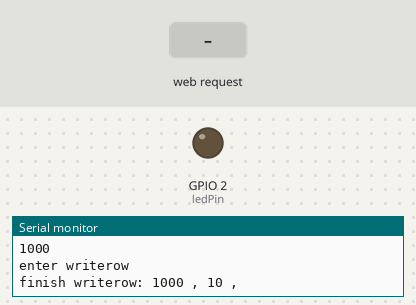
Bench run of a sketch on a simulated ESP8266 (NodeMCU). Parts: output pins drawn as LEDs (lit = HIGH), the last lines printed to the serial monitor. The inputs (shaded band) are chosen by the test bench. WiFi joins after 1.5 s; servers stay silent unless stated; storage starts empty.

Above: at 3.2 s.
3.3 s: HTTP request GET /on received
At 4.4 s:
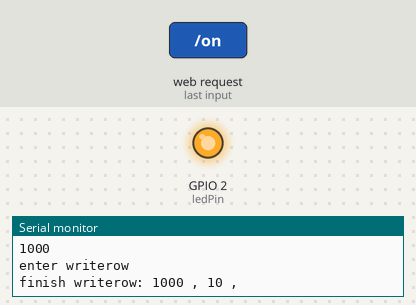
4.8 s: HTTP request GET /off received
At 5.5 s:
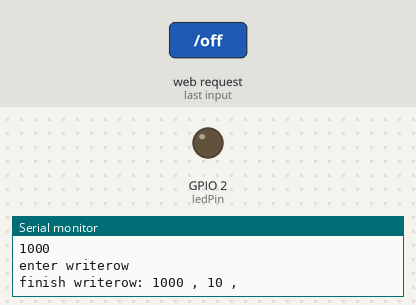
Timing chart, 0 to 7.8 s (numbered marks = the images above; inputs shaded):
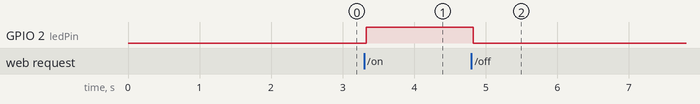

Measured:
- after the input at 3.3 s, GPIO 2 (ledPin): LOW → HIGH at once
- after the input at 4.8 s, GPIO 2 (ledPin): HIGH → LOW at once

The sketch:

ESP8266_SPIFFS.ino
```cpp
#include "App.hpp"


void setup(){
  app::setup();
}

void loop(){
  app::loopTask();
}
```

App.cpp
```cpp
#include "App.hpp"
#include "DataLogger.hpp"


const char* ssid = "Becker";
const char* password = "theovoador";


AsyncWebServer server(80);

const int ledPin = 2;
String ledState;
unsigned long previous_t;
bool shouldRecord = true;

String processor(const String& var){
  Serial.println(var);
  if(var == "STATE"){
    if(digitalRead(ledPin)){
      ledState = "ON";
    }
    else{
      ledState = "OFF";
    }
    Serial.print(ledState);
    return ledState;
  };
}

void app::setup(){
  Serial.begin(115200);
  pinMode(ledPin, OUTPUT);

    if(!SPIFFS.begin()){
        Serial.println("An Error has occurred while mounting SPIFFS");
        return;
    }

    WiFi.begin(ssid, password);
        while (WiFi.status() != WL_CONNECTED) {
            delay(1000);
            Serial.println("Connecting to WiFi..");
    }

    Serial.println(WiFi.localIP());

    app::setEndpoints();
    dataLogger::setup(2);

    server.begin();

}
void app::setEndpoints(){

    server.on("/", HTTP_GET, [](AsyncWebServerRequest *request){
        request->send(SPIFFS, "/index.html", String(), false, processor);
    });

    server.on("/style.css", HTTP_GET, [](AsyncWebServerRequest *request){
      request->send(SPIFFS, "/style.css", "text/css");
    });

    server.on("/on", HTTP_GET, [](AsyncWebServerRequest *request){
        digitalWrite(ledPin, HIGH);
        request->send(SPIFFS, "/index.html", String(), false, processor);
    });

    server.on("/off", HTTP_GET, [](AsyncWebServerRequest *request){
        digitalWrite(ledPin, LOW);
        request->send(SPIFFS, "/index.html", String(), false, processor);
    });

    server.on("/table", HTTP_GET, [](AsyncWebServerRequest *request){
      dataLogger::puseFile();
      shouldRecord = false;
      /* ResponseStrean */
      // AsyncResponseStream* response = request->beginResponseStream("text/csv");
      // File file = SPIFFS.open(dataLogger::DF_FILENAME, "r");
      // response->addHeader("Server","ESP Async Web Server");
      // response->println(file.readString().c_str());
      // request->send(response);
      // file.close();
      /* ChunkedStrean */
      File file = SPIFFS.open(dataLogger::DF_FILENAME, "r");
      AsyncWebServerResponse* response = request->beginChunkedResponse(
        "text/csv",
        [&](uint8_t *buffer, size_t maxLen, size_t index) -> size_t {
        return file.read(buffer, maxLen);
      });
      request->send(response);
      file.close();
      /* DefaultFromFS */

      // request->send(SPIFFS, dataLogger::DF_FILENAME , "text/csv", true);
      dataLogger::restartFile();
      shouldRecord = true;
    });
}

void app::loopTask(){
  auto current_t = millis();
  if(shouldRecord && (current_t-previous_t>=2000) )
  {
    dataLogger::samplingTask();
    previous_t = current_t;

  }
}
```

App.hpp
```cpp
#ifndef DATALOGGER_APP
#define DATALOGGER_APP


#include "Arduino.h"
#include <ESP8266WiFi.h>
#include <ESPAsyncTCP.h>
#include <ESPAsyncWebServer.h>
#include <FS.h>
#include <Wire.h>
#include <Adafruit_Sensor.h>
#include <Adafruit_BME280.h>


namespace app
{
    void setup();

    void setEndpoints();

    void loopTask();
}


#endif
```

DataLogger.cpp
```cpp
#include "DataLogger.hpp"
#include <sstream>


int pin;
File df;
char* label;

void dataLogger::setup(int pin = 2){
    pin = pin;
    df = SPIFFS.open(dataLogger::DF_FILENAME, "w+");
    label = "";
}

void dataLogger::writeRow(int v, unsigned long t){
    char row[1024] = "";
    snprintf(row, 1024, "%u , %d , %s", v, t, label);
    Serial.println("enter writerow"); // BEBUG
    // df.printf("%u , %d , %s\n", v, t, label);
    df.println(row);
    Serial.print("finish writerow: "); // BEBUG
    Serial.println(row); // BEBUG
}


void dataLogger::samplingTask(){

    int value = 1000; // analogRaed(A0);
    Serial.println(value); // BEBUG
    unsigned tstamp = 10;//millis();
    dataLogger::writeRow(value, tstamp);
}

void dataLogger::puseFile(){
    Serial.printf("File has stoped"); // BEBUG
    df.close();
}

void dataLogger::restartFile(){
    Serial.printf("File has restarted"); // BEBUG
    df = SPIFFS.open(dataLogger::DF_FILENAME, "w+");
}
```

DataLogger.hpp
```cpp
#ifndef DATALOFFER_JOB
#define DATALOFFER_JOB

#include "Arduino.h"
#include <FS.h>


namespace dataLogger
{
    const String DF_FILENAME = String("/dataframe_data.csv");

    void setup(int);

    void writeRow(int, unsigned long);

    void samplingTask();

    void puseFile();

    void restartFile();
}

#endif
```
